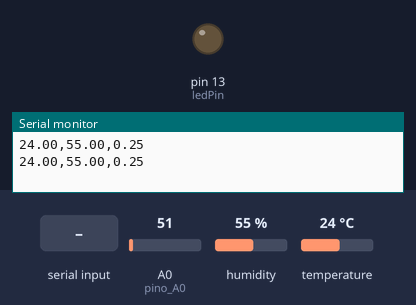
The sketch below on a simulated Arduino Uno, built with avr-gcc and run on an emulated ATmega328P. Shown: output pins drawn as LEDs (lit = HIGH), the last lines printed to the serial monitor. The inputs (shaded band) are chosen by the test bench; at power-on: A0 (pino_A0) = 51, humidity 55 %, temperature 24 °C.

Above: at 1.2 s.
1.3 s: "L\n" received over Serial
At 3.2 s:
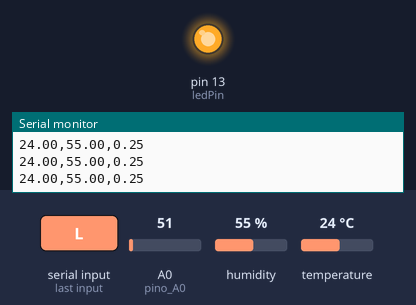
3.5 s: "D\n" received over Serial
At 4.7 s:
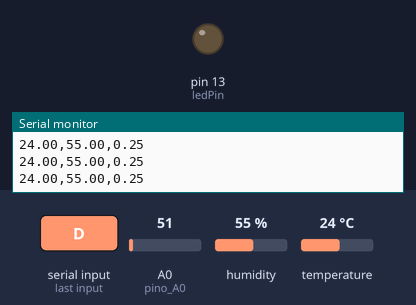
Timing chart, 0 to 6.5 s (numbered marks = the images above; inputs shaded):
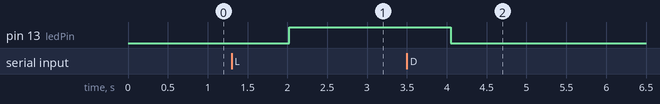

The sketch:

ProjetoArduino.ino
```cpp
/*//Pisca LED no pino 13 do Arduino
// Define o pino do LED
const int ledPin = 13;

void setup() {
  // Inicializa o pino do LED como saída
  pinMode(ledPin, OUTPUT);

  // Inicializa a comunicação serial
  Serial.begin(9600);
}

void loop() {
  // Liga o LED
  digitalWrite(ledPin, HIGH);

  // Escreve no monitor serial que o LED está aceso
  Serial.println("LED aceso");

  // Aguarda 5 segundos
  delay(5000);

  // Desliga o LED
  digitalWrite(ledPin, LOW);

  // Escreve no monitor serial que o LED está apagado
  Serial.println("LED apagado");

  // Aguarda 5 segundos
  delay(5000);
}
====================================================================================
*/
/*//Sensor de Temperatura no pino A0 do Arduno
// Define o pino onde o sensor LM35 está conectado
const int sensorPin = A0;

void setup() {
  // Inicializa a comunicação serial
  Serial.begin(9600);
}

void loop() {
  // Lê o valor analógico do sensor LM35
  int sensorValue = analogRead(sensorPin);

  // Converte o valor lido para tensão (em volts)
  float voltage = sensorValue * (5.0 / 1023.0);

  // Converte a tensão para temperatura em graus Celsius
  float temperature = voltage * 100.0;

  // Exibe a temperatura no monitor serial
  Serial.print("Temperatura: ");
  Serial.print(temperature);
  Serial.println(" °C");

  // Aguarda 1 segundo antes de fazer a próxima leitura
  delay(1000);
}
*/
#include <DHT.h>

const int pino_A0 = A0;  // Define o pino analógico A0
const int ledPin = 13;   // Pino do LED (ajuste conforme necessário)
bool ledEstado = false;  // Estado inicial do LED

// Define o pino onde o DHT11 está conectado
#define DHTPIN 2

// Define o tipo de sensor
#define DHTTYPE DHT11

// Inicializa o sensor DHT
DHT dht(DHTPIN, DHTTYPE);

void setup() {
  Serial.begin(9600);        // Inicia a comunicação serial
  pinMode(LED_BUILTIN, OUTPUT);
  pinMode(ledPin, OUTPUT);    // Define pino do LED como saída
  digitalWrite(ledPin, LOW);  // Garante que o LED inicie apagado
  dht.begin();
}

void loop() {
  // Verifica se há dados disponíveis na Serial
  if (Serial.available()) {
    String comando = Serial.readStringUntil('\n'); // Lê até nova linha
    comando.trim(); // Remove espaços extras

    if (comando == "L") {
      digitalWrite(ledPin, HIGH); // Liga o LED
    } else if (comando == "D") {
      digitalWrite(ledPin, LOW);  // Desliga o LED
    }
  }

  // Lê a umidade e a temperatura
  float h = dht.readHumidity();
  float t = dht.readTemperature();

  // Verifica se a leitura falhou
  if (isnan(t)) {
    Serial.println("Falha na leitura do sensor DHT11!");
    return;
  }

  // Lê o valor bruto do A0 (0 a 1023)
  int leitura_A0 = analogRead(pino_A0);
  float tensao_A0 = leitura_A0 * (5.0 / 1023.0); // Converte para tensão

  // Envia os dados para o C#
  Serial.print(t);  // Envia a temperatura
  Serial.print(","); // Delimitador para separar os dados
  Serial.print(h);  // Envia a umidade
  Serial.print(","); // Delimitador para separar os dados
  Serial.println(tensao_A0, 2);  // Envia a tensão do A0 (com 2 casas decimais)

  delay(1000);  // Espera 1 segundo entre leituras
}
```

Measured:
- after the input at 1.3 s, pin 13 (ledPin): LOW → HIGH after 0.73 s
- after the input at 3.5 s, pin 13 (ledPin): HIGH → LOW after 0.55 s
